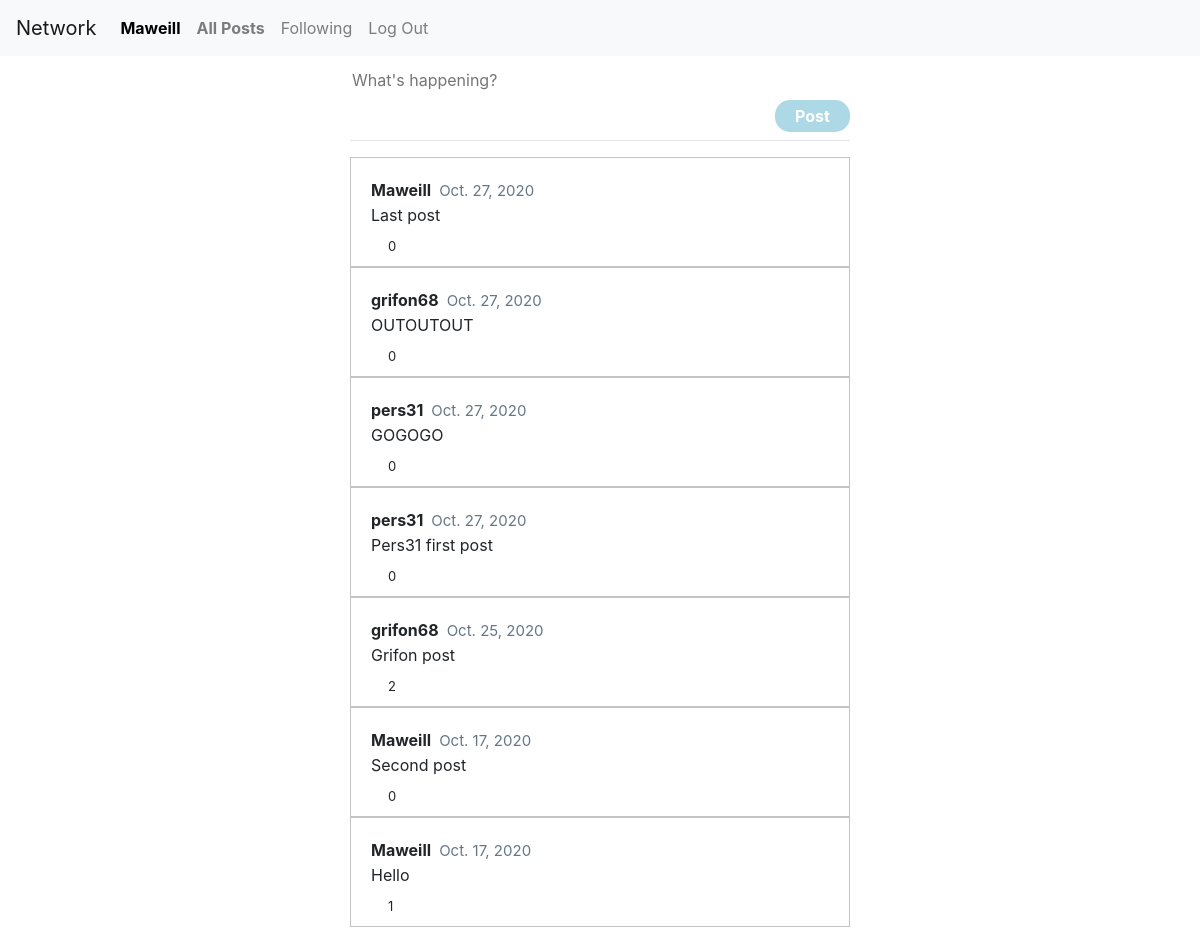
/ (signed in), run on the app's committed database.
### network/models.py (models this page shows, shortened)
class User(AbstractUser):
    pass

class Post(models.Model):
	user = models.ForeignKey(User, on_delete=models.CASCADE, related_name="posts")
	text = models.TextField(max_length=280)
	liked = models.ManyToManyField(User, blank=True, related_name="post_liked")
	created = models.DateTimeField(auto_now_add=True)

### network/views.py (the view)
# urls.py: path("", views.index, name="index"),
def index(request):
    posts = Post.objects.all().order_by("-created")
    now_date = datetime.now()
    return render(request, "network/index.html", {
        "posts": posts,
        })

### network/templates/network/index.html (shortened to what this page needs)
{% extends "network/layout.html" %}
{% load static %}
{% block body %}
	<div id="new-post" onload="init();">
		<form id="create-post">
			<textarea id="new-post-content" name="content" placeholder="What's happening?" rows="1" autofocus></textarea><br>
			<button id="new-post-btn" type="submit">Post</button>
		</form>
	</div>
	<br><hr>
    {% for post in posts %}
    	<div class="post">
    		<p class="post-info"><a id="post-user" href="{% url 'profile' post.user %}">{{ post.user }}</a>  <span id="post-created">{{ post.created.date }}</span></p>
    		<p class="post-content">{{ post.text }}</p>
    		{% if user.is_authenticated %}
    			<div class="heart" tabindex="-1"></div>
    		{% else %}
    			<a href="/login"><div class="heart" tabindex="-1"></div></a>
    		{% endif %}
    		<p class="post-liked">{{ post.liked.all.count }}</p>
    	</div>
    {% endfor %}
{% endblock %}

### network/templates/network/layout.html (shortened to what this page needs)
{% load static %}
<!DOCTYPE html>
<html lang="en">
    <head>
        <link rel="stylesheet" href="https://stackpath.bootstrapcdn.com/bootstrap/4.4.1/css/bootstrap.min.css">
        <link href="{% static 'network/styles.css' %}" rel="stylesheet">
    </head>
    <body>
        <nav class="navbar navbar-expand-lg navbar-light bg-light">
            <a class="navbar-brand" href="#">Network</a>
            <div>
              <ul class="navbar-nav mr-auto">
                {% if user.is_authenticated %}
                    <li class="nav-item">
                        <a class="nav-link" href="{% url 'profile' user.username %}" id="profile-btn">{{ user.username }}</a>
                    </li>
                {% endif %}
                <li class="nav-item">
                  <a class="nav-link" id="all_posts-btn" href="{% url 'index' %}">All Posts</a>
                </li>
                {% if user.is_authenticated %}
                    <li class="nav-item">
                        <a class="nav-link" id="following-btn" href="{% url 'following' %}">Following</a>
                    </li>
                    <li class="nav-item">
                        <a class="nav-link" href="{% url 'logout' %}">Log Out</a>
                    </li>
                {% endif %}
              </ul>
            </div>
          </nav>
        <div class="body">
            {% block body %}
            {% endblock %}
        </div>
    </body>
</html>

### network/static/network/styles.css (style rules this page uses)
a { color: inherit; }
#profile-btn { font-weight: bold; color: black; }
.body { padding: 10px; position: relative; display: table; margin-left: auto; margin-right: auto; }
.post { padding: 20px; width: 500px; border: 1px solid #c4c4c4; height: auto; }
.post > * { margin: 0px; }
.post-info { font-weight: bold; cursor: pointer; display: table; }
#post-user { margin-right: 8px; }
#post-created { font-weight: normal; font-size: 15px; color: rgb(101, 119, 134); }
#new-post-content { width: 500px; height: auto; }
.post-liked { font-size: 13px; margin-left: 17px; position: relative; top: 10px; }
.heart { cursor: pointer; background-image:url( 'https://abs.twimg.com/a/1446542199/img/t1/web_heart_animation.png'); background-position: left; background-repeat: no-repeat; background-size: 2900%; height: 40px; width: 50px; position: absolute; left: 13px; }
#new-post-btn { border: none; border-radius: 15px; background-color: #ADD8E6; color: white; font-weight: bold; float: right; width: 15%; height: 32px; }
#new-post-content { border: 0 none black; outline: none; resize: none; }

### network/templates/network/index.html (style rules this page uses)
#all_posts-btn { font-weight: bold; }

### data on the page
User: username "Maweill"
Post: user "Maweill", created "Oct. 27, 2020", text "Last post", liked.all.count "0"
Post: user "grifon68", created "Oct. 27, 2020", text "OUTOUTOUT", liked.all.count "0"
Post: user "pers31", created "Oct. 27, 2020", text "GOGOGO", liked.all.count "0"
Post: user "pers31", created "Oct. 27, 2020", text "Pers31 first post", liked.all.count "0"
Post: user "grifon68", created "Oct. 25, 2020", text "Grifon post", liked.all.count "2"
Post: user "Maweill", created "Oct. 17, 2020", text "Second post", liked.all.count "0"
Post: user "Maweill", created "Oct. 17, 2020", text "Hello", liked.all.count "1"
